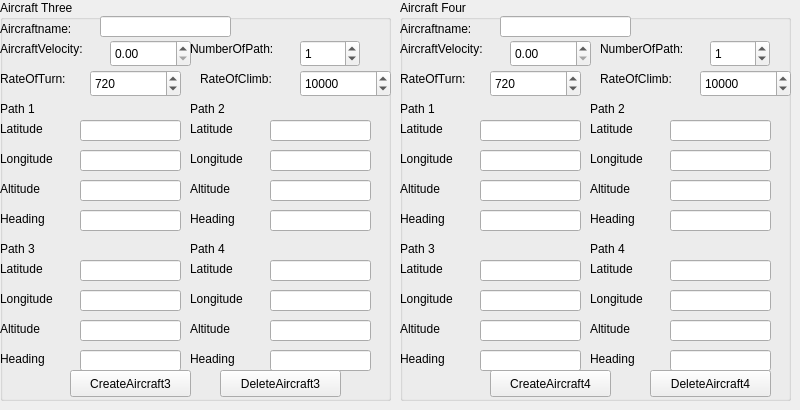
      <widget class="QWidget" name="tab_2">
       <attribute name="title">
        <string>Aircraft3/Aircraft4</string>
       </attribute>
       <widget class="QGroupBox" name="groupBox_64">
        <property name="geometry">
         <rect>
          <x>0</x>
          <y>0</y>
          <width>391</width>
          <height>401</height>
         </rect>
        </property>
        <property name="title">
         <string>Aircraft Three</string>
        </property>
        <widget class="QLabel" name="label_357">
         <property name="geometry">
          <rect>
           <x>0</x>
           <y>20</y>
           <width>101</width>
           <height>17</height>
          </rect>
         </property>
         <property name="text">
          <string>Aircraftname:</string>
         </property>
        </widget>
        <widget class="QLabel" name="label_358">
         <property name="geometry">
          <rect>
           <x>0</x>
           <y>40</y>
           <width>111</width>
           <height>17</height>
          </rect>
         </property>
         <property name="text">
          <string>AircraftVelocity:</string>
         </property>
        </widget>
        <widget class="QLabel" name="label_359">
         <property name="geometry">
          <rect>
           <x>0</x>
           <y>100</y>
           <width>101</width>
           <height>17</height>
          </rect>
         </property>
         <property name="text">
          <string>Path 1</string>
         </property>
        </widget>
        <widget class="QLineEdit" name="TEAircraft3Path1Lat">
         <property name="geometry">
          <rect>
           <x>80</x>
           <y>120</y>
           <width>101</width>
           <height>21</height>
          </rect>
         </property>
        </widget>
        <widget class="QLabel" name="label_360">
         <property name="geometry">
          <rect>
           <x>0</x>
           <y>120</y>
           <width>66</width>
           <height>17</height>
          </rect>
         </property>
         <property name="text">
          <string>Latitude</string>
         </property>
        </widget>
        <widget class="QLabel" name="label_361">
         <property name="geometry">
          <rect>
           <x>0</x>
           <y>150</y>
           <width>71</width>
           <height>17</height>
          </rect>
         </property>
         <property name="text">
          <string>Longitude</string>
         </property>
        </widget>
        <widget class="QLineEdit" name="TEAircraft3Path1Long">
         <property name="geometry">
          <rect>
           <x>80</x>
           <y>150</y>
           <width>101</width>
           <height>21</height>
          </rect>
         </property>
        </widget>
        <widget class="QLabel" name="label_362">
         <property name="geometry">
          <rect>
           <x>0</x>
           <y>180</y>
           <width>71</width>
           <height>17</height>
          </rect>
         </property>
         <property name="text">
          <string>Altitude</string>
         </property>
        </widget>
        <widget class="QLineEdit" name="TEAircraft3Path1Alt">
         <property name="geometry">
          <rect>
           <x>80</x>
           <y>180</y>
           <width>101</width>
           <height>21</height>
          </rect>
         </property>
        </widget>
        <widget class="QLabel" name="label_363">
         <property name="geometry">
          <rect>
           <x>0</x>
           <y>210</y>
           <width>71</width>
           <height>17</height>
          </rect>
         </property>
         <property name="text">
          <string>Heading</string>
         </property>
        </widget>
        <widget class="QLineEdit" name="TEAircraft3Path1Head">
         <property name="geometry">
          <rect>
           <x>80</x>
           <y>210</y>
           <width>101</width>
           <height>21</height>
          </rect>
         </property>
        </widget>
        <widget class="QLineEdit" name="TEAircraft3Name">
         <property name="geometry">
          <rect>
           <x>100</x>
           <y>16</y>
           <width>131</width>
           <height>21</height>
          </rect>
         </property>
        </widget>
        <widget class="QDoubleSpinBox" name="TEAircraft3Velocity">
         <property name="geometry">
          <rect>
           <x>110</x>
           <y>40</y>
           <width>81</width>
           <height>27</height>
          </rect>
         </property>
         <property name="maximum">
          <double>9999.000000000000000</double>
         </property>
        </widget>
        <widget class="QLineEdit" name="TEAircraft3Path2Alt">
         <property name="geometry">
          <rect>
           <x>270</x>
           <y>180</y>
           <width>101</width>
           <height>21</height>
          </rect>
         </property>
        </widget>
        <widget class="QLineEdit" name="TEAircraft3Path2Long">
         <property name="geometry">
          <rect>
           <x>270</x>
           <y>150</y>
           <width>101</width>
           <height>21</height>
          </rect>
         </property>
        </widget>
        <widget class="QLabel" name="label_364">
         <property name="geometry">
          <rect>
           <x>190</x>
           <y>180</y>
           <width>71</width>
           <height>17</height>
          </rect>
         </property>
         <property name="text">
          <string>Altitude</string>
         </property>
        </widget>
        <widget class="QLineEdit" name="TEAircraft3Path2Lat">
         <property name="geometry">
          <rect>
           <x>270</x>
           <y>120</y>
           <width>101</width>
           <height>21</height>
          </rect>
         </property>
        </widget>
        <widget class="QLabel" name="label_365">
         <property name="geometry">
          <rect>
           <x>190</x>
           <y>210</y>
           <width>71</width>
           <height>17</height>
          </rect>
         </property>
         <property name="text">
          <string>Heading</string>
         </property>
        </widget>
        <widget class="QLabel" name="label_366">
         <property name="geometry">
          <rect>
           <x>190</x>
           <y>100</y>
           <width>101</width>
           <height>17</height>
          </rect>
         </property>
         <property name="text">
          <string>Path 2</string>
         </property>
        </widget>
        <widget class="QLineEdit" name="TEAircraft3Path2Head">
         <property name="geometry">
          <rect>
           <x>270</x>
           <y>210</y>
           <width>101</width>
           <height>21</height>
          </rect>
         </property>
        </widget>
        <widget class="QLabel" name="label_367">
         <property name="geometry">
          <rect>
           <x>190</x>
           <y>150</y>
           <width>71</width>
           <height>17</height>
          </rect>
         </property>
         <property name="text">
          <string>Longitude</string>
         </property>
        </widget>
        <widget class="QLabel" name="label_368">
         <property name="geometry">
          <rect>
           <x>190</x>
           <y>120</y>
           <width>66</width>
           <height>17</height>
          </rect>
         </property>
         <property name="text">
          <string>Latitude</string>
         </property>
        </widget>
        <widget class="QLineEdit" name="TEAircraft3Path3Alt">
         <property name="geometry">
          <rect>
           <x>80</x>
           <y>320</y>
           <width>101</width>
           <height>21</height>
          </rect>
         </property>
        </widget>
        <widget class="QLineEdit" name="TEAircraft3Path3Long">
         <property name="geometry">
          <rect>
           <x>80</x>
           <y>290</y>
           <width>101</width>
           <height>21</height>
          </rect>
         </property>
        </widget>
        <widget class="QLabel" name="label_369">
         <property name="geometry">
          <rect>
           <x>0</x>
           <y>320</y>
           <width>71</width>
           <height>17</height>
          </rect>
         </property>
         <property name="text">
          <string>Altitude</string>
         </property>
        </widget>
        <widget class="QLineEdit" name="TEAircraft3Path3Lat">
         <property name="geometry">
          <rect>
           <x>80</x>
           <y>260</y>
           <width>101</width>
           <height>21</height>
          </rect>
         </property>
        </widget>
        <widget class="QLabel" name="label_370">
         <property name="geometry">
          <rect>
           <x>0</x>
           <y>350</y>
           <width>71</width>
           <height>17</height>
          </rect>
         </property>
         <property name="text">
          <string>Heading</string>
         </property>
        </widget>
        <widget class="QLabel" name="label_371">
         <property name="geometry">
          <rect>
           <x>0</x>
           <y>240</y>
           <width>101</width>
           <height>17</height>
          </rect>
         </property>
         <property name="text">
          <string>Path 3</string>
         </property>
        </widget>
        <widget class="QLineEdit" name="TEAircraft3Path3Head">
         <property name="geometry">
          <rect>
           <x>80</x>
           <y>350</y>
           <width>101</width>
           <height>21</height>
          </rect>
         </property>
        </widget>
        <widget class="QLabel" name="label_372">
         <property name="geometry">
          <rect>
           <x>0</x>
           <y>290</y>
           <width>71</width>
           <height>17</height>
          </rect>
         </property>
         <property name="text">
          <string>Longitude</string>
         </property>
        </widget>
        <widget class="QLabel" name="label_373">
         <property name="geometry">
          <rect>
           <x>0</x>
           <y>260</y>
           <width>66</width>
           <height>17</height>
          </rect>
         </property>
         <property name="text">
          <string>Latitude</string>
         </property>
        </widget>
        <widget class="QLineEdit" name="TEAircraft3Path4Head">
         <property name="geometry">
          <rect>
           <x>270</x>
           <y>350</y>
           <width>101</width>
           <height>21</height>
          </rect>
         </property>
        </widget>
        <widget class="QLabel" name="label_374">
         <property name="geometry">
          <rect>
           <x>190</x>
           <y>320</y>
           <width>71</width>
           <height>17</height>
          </rect>
         </property>
         <property name="text">
          <string>Altitude</string>
         </property>
        </widget>
        <widget class="QLabel" name="label_375">
         <property name="geometry">
          <rect>
           <x>190</x>
           <y>290</y>
           <width>71</width>
           <height>17</height>
          </rect>
         </property>
         <property name="text">
          <string>Longitude</string>
         </property>
        </widget>
        <widget class="QLineEdit" name="TEAircraft3Path4Lat">
         <property name="geometry">
          <rect>
           <x>270</x>
           <y>260</y>
           <width>101</width>
           <height>21</height>
          </rect>
         </property>
        </widget>
        <widget class="QLineEdit" name="TEAircraft3Path4Alt">
         <property name="geometry">
          <rect>
           <x>270</x>
           <y>320</y>
           <width>101</width>
           <height>21</height>
          </rect>
         </property>
        </widget>
        <widget class="QLineEdit" name="TEAircraft3Path4Long">
         <property name="geometry">
          <rect>
           <x>270</x>
           <y>290</y>
           <width>101</width>
           <height>21</height>
          </rect>
         </property>
        </widget>
        <widget class="QLabel" name="label_376">
         <property name="geometry">
          <rect>
           <x>190</x>
           <y>240</y>
           <width>101</width>
           <height>17</height>
          </rect>
         </property>
         <property name="text">
          <string>Path 4</string>
         </property>
        </widget>
        <widget class="QLabel" name="label_377">
         <property name="geometry">
          <rect>
           <x>190</x>
           <y>350</y>
           <width>71</width>
           <height>17</height>
          </rect>
         </property>
         <property name="text">
          <string>Heading</string>
         </property>
        </widget>
        <widget class="QLabel" name="label_378">
         <property name="geometry">
          <rect>
           <x>190</x>
           <y>260</y>
           <width>66</width>
           <height>17</height>
          </rect>
         </property>
         <property name="text">
          <string>Latitude</string>
         </property>
        </widget>
        <widget class="QPushButton" name="CreateAircraft3Button">
         <property name="geometry">
          <rect>
           <x>70</x>
           <y>370</y>
           <width>121</width>
           <height>27</height>
          </rect>
         </property>
         <property name="text">
          <string>CreateAircraft3</string>
         </property>
        </widget>
        <widget class="QPushButton" name="DeleteAircraft3Button">
         <property name="geometry">
          <rect>
           <x>220</x>
           <y>370</y>
           <width>121</width>
           <height>27</height>
          </rect>
         </property>
         <property name="text">
          <string>DeleteAircraft3</string>
         </property>
        </widget>
        <widget class="QLabel" name="label_458">
         <property name="geometry">
          <rect>
           <x>190</x>
           <y>40</y>
           <width>111</width>
           <height>17</height>
          </rect>
         </property>
         <property name="text">
          <string>NumberOfPath:</string>
         </property>
        </widget>
        <widget class="QSpinBox" name="TEAircraft3TotalNumberOfPath">
         <property name="geometry">
          <rect>
           <x>300</x>
           <y>40</y>
           <width>60</width>
           <height>27</height>
          </rect>
         </property>
         <property name="value">
          <number>1</number>
         </property>
        </widget>
        <widget class="QSpinBox" name="TEAircraft3RateOfTurn">
         <property name="geometry">
          <rect>
           <x>90</x>
           <y>70</y>
           <width>91</width>
           <height>27</height>
          </rect>
         </property>
         <property name="maximum">
          <number>9999</number>
         </property>
         <property name="value">
          <number>720</number>
         </property>
        </widget>
        <widget class="QLabel" name="label_489">
         <property name="geometry">
          <rect>
           <x>200</x>
           <y>70</y>
           <width>91</width>
           <height>17</height>
          </rect>
         </property>
         <property name="text">
          <string>RateOfClimb:</string>
         </property>
        </widget>
        <widget class="QLabel" name="label_490">
         <property name="geometry">
          <rect>
           <x>0</x>
           <y>70</y>
           <width>91</width>
           <height>17</height>
          </rect>
         </property>
         <property name="text">
          <string>RateOfTurn:</string>
         </property>
        </widget>
        <widget class="QSpinBox" name="TEAircraft3RateOfClimb">
         <property name="geometry">
          <rect>
           <x>300</x>
           <y>70</y>
           <width>91</width>
           <height>27</height>
          </rect>
         </property>
         <property name="maximum">
          <number>99999</number>
         </property>
         <property name="value">
          <number>10000</number>
         </property>
        </widget>
       </widget>
       <widget class="QGroupBox" name="groupBox_68">
        <property name="geometry">
         <rect>
          <x>400</x>
          <y>0</y>
          <width>391</width>
          <height>401</height>
         </rect>
        </property>
        <property name="title">
         <string>Aircraft Four</string>
        </property>
        <widget class="QLabel" name="label_446">
         <property name="geometry">
          <rect>
           <x>0</x>
           <y>20</y>
           <width>101</width>
           <height>17</height>
          </rect>
         </property>
         <property name="text">
          <string>Aircraftname:</string>
         </property>
        </widget>
        <widget class="QLabel" name="label_447">
         <property name="geometry">
          <rect>
           <x>0</x>
           <y>40</y>
           <width>111</width>
           <height>17</height>
          </rect>
         </property>
         <property name="text">
          <string>AircraftVelocity:</string>
         </property>
        </widget>
        <widget class="QLabel" name="label_448">
         <property name="geometry">
          <rect>
           <x>0</x>
           <y>100</y>
           <width>101</width>
           <height>17</height>
          </rect>
         </property>
         <property name="text">
          <string>Path 1</string>
         </property>
        </widget>
        <widget class="QLineEdit" name="TEAircraft4Path1Lat">
         <property name="geometry">
          <rect>
           <x>80</x>
           <y>120</y>
           <width>101</width>
           <height>21</height>
          </rect>
         </property>
        </widget>
        <widget class="QLabel" name="label_449">
         <property name="geometry">
          <rect>
           <x>0</x>
           <y>120</y>
           <width>66</width>
           <height>17</height>
          </rect>
         </property>
         <property name="text">
          <string>Latitude</string>
         </property>
        </widget>
        <widget class="QLabel" name="label_450">
         <property name="geometry">
          <rect>
           <x>0</x>
           <y>150</y>
           <width>71</width>
           <height>17</height>
          </rect>
         </property>
         <property name="text">
          <string>Longitude</string>
         </property>
        </widget>
        <widget class="QLineEdit" name="TEAircraft4Path1Long">
         <property name="geometry">
          <rect>
           <x>80</x>
           <y>150</y>
           <width>101</width>
           <height>21</height>
          </rect>
         </property>
        </widget>
        <widget class="QLabel" name="label_451">
         <property name="geometry">
          <rect>
           <x>0</x>
           <y>180</y>
           <width>71</width>
           <height>17</height>
          </rect>
         </property>
         <property name="text">
          <string>Altitude</string>
         </property>
        </widget>
        <widget class="QLineEdit" name="TEAircraft4Path1Alt">
         <property name="geometry">
          <rect>
           <x>80</x>
           <y>180</y>
           <width>101</width>
           <height>21</height>
          </rect>
         </property>
        </widget>
        <widget class="QLabel" name="label_452">
         <property name="geometry">
          <rect>
           <x>0</x>
           <y>210</y>
           <width>71</width>
           <height>17</height>
          </rect>
         </property>
         <property name="text">
          <string>Heading</string>
         </property>
        </widget>
        <widget class="QLineEdit" name="TEAircraft4Path1Head">
         <property name="geometry">
          <rect>
           <x>80</x>
           <y>210</y>
           <width>101</width>
           <height>21</height>
          </rect>
         </property>
        </widget>
        <widget class="QLineEdit" name="TEAircraft4Name">
         <property name="geometry">
          <rect>
           <x>100</x>
           <y>16</y>
           <width>131</width>
           <height>21</height>
          </rect>
         </property>
        </widget>
        <widget class="QDoubleSpinBox" name="TEAircraft4Velocity">
         <property name="geometry">
          <rect>
           <x>110</x>
           <y>40</y>
           <width>81</width>
           <height>27</height>
          </rect>
         </property>
         <property name="maximum">
          <double>9999.000000000000000</double>
         </property>
        </widget>
        <widget class="QLineEdit" name="TEAircraft4Path2Alt">
         <property name="geometry">
          <rect>
           <x>270</x>
           <y>180</y>
           <width>101</width>
           <height>21</height>
          </rect>
         </property>
        </widget>
        <widget class="QLineEdit" name="TEAircraft4Path2Long">
         <property name="geometry">
          <rect>
           <x>270</x>
           <y>150</y>
           <width>101</width>
           <height>21</height>
          </rect>
         </property>
        </widget>
        <widget class="QLabel" name="label_453">
         <property name="geometry">
          <rect>
           <x>190</x>
           <y>180</y>
           <width>71</width>
           <height>17</height>
          </rect>
         </property>
         <property name="text">
          <string>Altitude</string>
         </property>
        </widget>
        <widget class="QLineEdit" name="TEAircraft4Path2Lat">
         <property name="geometry">
          <rect>
           <x>270</x>
           <y>120</y>
           <width>101</width>
           <height>21</height>
          </rect>
         </property>
        </widget>
        <widget class="QLabel" name="label_454">
         <property name="geometry">
          <rect>
           <x>190</x>
           <y>210</y>
           <width>71</width>
           <height>17</height>
          </rect>
         </property>
         <property name="text">
          <string>Heading</string>
         </property>
        </widget>
        <widget class="QLabel" name="label_455">
         <property name="geometry">
          <rect>
           <x>190</x>
           <y>100</y>
           <width>101</width>
           <height>17</height>
          </rect>
         </property>
         <property name="text">
          <string>Path 2</string>
         </property>
        </widget>
        <widget class="QLineEdit" name="TEAircraft4Path2Head">
         <property name="geometry">
          <rect>
           <x>270</x>
           <y>210</y>
           <width>101</width>
           <height>21</height>
          </rect>
         </property>
        </widget>
        <widget class="QLabel" name="label_456">
         <property name="geometry">
          <rect>
           <x>190</x>
           <y>150</y>
           <width>71</width>
           <height>17</height>
          </rect>
         </property>
         <property name="text">
          <string>Longitude</string>
         </property>
        </widget>
        <widget class="QLabel" name="label_457">
         <property name="geometry">
          <rect>
           <x>190</x>
           <y>120</y>
           <width>66</width>
           <height>17</height>
          </rect>
         </property>
         <property name="text">
          <string>Latitude</string>
         </property>
        </widget>
        <widget class="QLineEdit" name="TEAircraft4Path3Alt">
         <property name="geometry">
          <rect>
           <x>80</x>
           <y>320</y>
           <width>101</width>
           <height>21</height>
          </rect>
         </property>
        </widget>
        <widget class="QLineEdit" name="TEAircraft4Path3Long">
         <property name="geometry">
          <rect>
           <x>80</x>
           <y>290</y>
           <width>101</width>
           <height>21</height>
          </rect>
         </property>
        </widget>
        <widget class="QLabel" name="label_472">
         <property name="geometry">
          <rect>
           <x>0</x>
           <y>320</y>
           <width>71</width>
           <height>17</height>
          </rect>
         </property>
         <property name="text">
          <string>Altitude</string>
         </property>
        </widget>
        <widget class="QLineEdit" name="TEAircraft4Path3Lat">
         <property name="geometry">
          <rect>
           <x>80</x>
           <y>260</y>
           <width>101</width>
           <height>21</height>
          </rect>
         </property>
        </widget>
        <widget class="QLabel" name="label_473">
         <property name="geometry">
          <rect>
           <x>0</x>
           <y>350</y>
           <width>71</width>
           <height>17</height>
          </rect>
         </property>
         <property name="text">
          <string>Heading</string>
         </property>
        </widget>
        <widget class="QLabel" name="label_474">
         <property name="geometry">
          <rect>
           <x>0</x>
           <y>240</y>
           <width>101</width>
           <height>17</height>
          </rect>
         </property>
         <property name="text">
          <string>Path 3</string>
         </property>
        </widget>
        <widget class="QLineEdit" name="TEAircraft4Path3Head">
         <property name="geometry">
          <rect>
           <x>80</x>
           <y>350</y>
           <width>101</width>
           <height>21</height>
          </rect>
         </property>
        </widget>
        <widget class="QLabel" name="label_475">
         <property name="geometry">
          <rect>
           <x>0</x>
           <y>290</y>
           <width>71</width>
           <height>17</height>
          </rect>
         </property>
         <property name="text">
          <string>Longitude</string>
         </property>
        </widget>
        <widget class="QLabel" name="label_476">
         <property name="geometry">
          <rect>
           <x>0</x>
           <y>260</y>
           <width>66</width>
           <height>17</height>
          </rect>
         </property>
         <property name="text">
          <string>Latitude</string>
         </property>
        </widget>
        <widget class="QLineEdit" name="TEAircraft4Path4Head">
         <property name="geometry">
          <rect>
           <x>270</x>
           <y>350</y>
           <width>101</width>
           <height>21</height>
          </rect>
         </property>
        </widget>
        <widget class="QLabel" name="label_477">
         <property name="geometry">
          <rect>
           <x>190</x>
           <y>320</y>
           <width>71</width>
           <height>17</height>
          </rect>
         </property>
         <property name="text">
          <string>Altitude</string>
         </property>
        </widget>
        <widget class="QLabel" name="label_478">
         <property name="geometry">
          <rect>
           <x>190</x>
           <y>290</y>
           <width>71</width>
           <height>17</height>
          </rect>
         </property>
         <property name="text">
          <string>Longitude</string>
         </property>
        </widget>
        <widget class="QLineEdit" name="TEAircraft4Path4Lat">
         <property name="geometry">
          <rect>
           <x>270</x>
           <y>260</y>
           <width>101</width>
           <height>21</height>
          </rect>
         </property>
        </widget>
        <widget class="QLineEdit" name="TEAircraft4Path4Alt">
         <property name="geometry">
          <rect>
           <x>270</x>
           <y>320</y>
           <width>101</width>
           <height>21</height>
          </rect>
         </property>
        </widget>
        <widget class="QLineEdit" name="TEAircraft4Path4Long">
         <property name="geometry">
          <rect>
           <x>270</x>
           <y>290</y>
           <width>101</width>
           <height>21</height>
          </rect>
         </property>
        </widget>
        <widget class="QLabel" name="label_479">
         <property name="geometry">
          <rect>
           <x>190</x>
           <y>240</y>
           <width>101</width>
           <height>17</height>
          </rect>
         </property>
         <property name="text">
          <string>Path 4</string>
         </property>
        </widget>
        <widget class="QLabel" name="label_480">
         <property name="geometry">
          <rect>
           <x>190</x>
           <y>350</y>
           <width>71</width>
           <height>17</height>
          </rect>
         </property>
         <property name="text">
          <string>Heading</string>
         </property>
        </widget>
        <widget class="QLabel" name="label_481">
         <property name="geometry">
          <rect>
           <x>190</x>
           <y>260</y>
           <width>66</width>
           <height>17</height>
          </rect>
         </property>
         <property name="text">
          <string>Latitude</string>
         </property>
        </widget>
        <widget class="QPushButton" name="DeleteAircraft4Button">
         <property name="geometry">
          <rect>
           <x>250</x>
           <y>370</y>
           <width>121</width>
           <height>27</height>
          </rect>
         </property>
         <property name="text">
          <string>DeleteAircraft4</string>
         </property>
        </widget>
        <widget class="QPushButton" name="CreateAircraft4Button">
         <property name="geometry">
          <rect>
           <x>90</x>
           <y>370</y>
           <width>121</width>
           <height>27</height>
          </rect>
         </property>
         <property name="text">
          <string>CreateAircraft4</string>
         </property>
        </widget>
        <widget class="QSpinBox" name="TEAircraft4TotalNumberOfPath">
         <property name="geometry">
          <rect>
           <x>310</x>
           <y>40</y>
           <width>60</width>
           <height>27</height>
          </rect>
         </property>
         <property name="value">
          <number>1</number>
         </property>
        </widget>
        <widget class="QLabel" name="label_482">
         <property name="geometry">
          <rect>
           <x>200</x>
           <y>40</y>
           <width>111</width>
           <height>17</height>
          </rect>
         </property>
         <property name="text">
          <string>NumberOfPath:</string>
         </property>
        </widget>
        <widget class="QSpinBox" name="TEAircraft4RateOfTurn">
         <property name="geometry">
          <rect>
           <x>90</x>
           <y>70</y>
           <width>91</width>
           <height>27</height>
          </rect>
         </property>
         <property name="maximum">
          <number>9999</number>
         </property>
         <property name="value">
          <number>720</number>
         </property>
        </widget>
        <widget class="QLabel" name="label_493">
         <property name="geometry">
          <rect>
           <x>200</x>
           <y>70</y>
           <width>91</width>
           <height>17</height>
          </rect>
         </property>
         <property name="text">
          <string>RateOfClimb:</string>
         </property>
        </widget>
        <widget class="QLabel" name="label_494">
         <property name="geometry">
          <rect>
           <x>0</x>
           <y>70</y>
           <width>91</width>
           <height>17</height>
          </rect>
         </property>
         <property name="text">
          <string>RateOfTurn:</string>
         </property>
        </widget>
        <widget class="QSpinBox" name="TEAircraft4RateOfClimb">
         <property name="geometry">
          <rect>
           <x>300</x>
           <y>70</y>
           <width>91</width>
           <height>27</height>
          </rect>
         </property>
         <property name="maximum">
          <number>99999</number>
         </property>
         <property name="value">
          <number>10000</number>
         </property>
        </widget>
       </widget>
      </widget>
